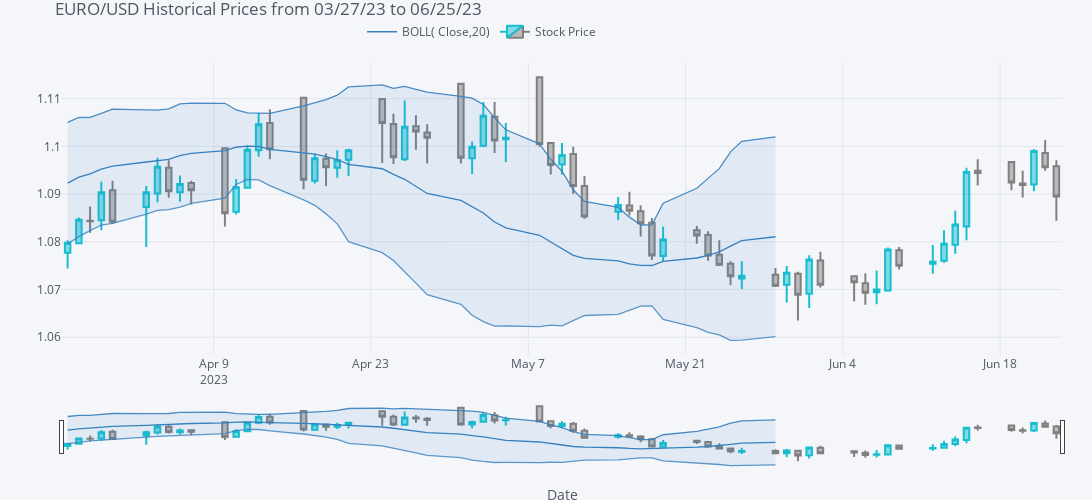

Notebook code cell kept with this figure:
### Code cell
# Set the 'Dates' column as the index of the DataFrame
raw1['Date'] = pd.to_datetime(raw1['Date'])
raw1.set_index('Date', inplace=True)

# Create a QuantFig object with the given parameters
qf = cf.QuantFig(raw1, title='EURO/USD Historical Prices from 03/27/23 to 06/25/23', 
                 legend='top', name='Stock Price', color='#FF0000')

# Add Bollinger Bands to the plot
qf.add_bollinger_bands(periods=20)

# Generate the plot as a Plotly figure
fig = qf.iplot(asFigure=True, xTitle='Date')

# Enable the x-axis range slider
fig['layout']['xaxis']['rangeslider']['visible'] = True

# Increase the size of the figure
fig['layout']['width'] = 1250
fig['layout']['height'] = 500

# Display the interactive plot
plyo.iplot(fig, image='png', filename='qf_031')
